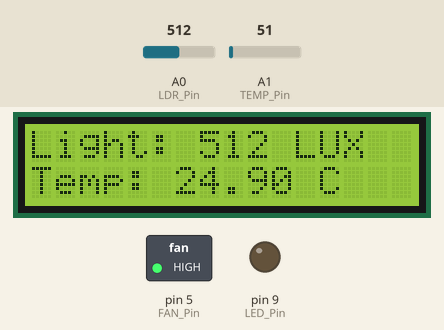
Simulated run of this sketch. Board: Arduino Uno, built with avr-gcc and run on an emulated ATmega328P. Shown: 16×2 character LCD, switched loads named in the sketch (green lamp = pin HIGH), output pins drawn as LEDs (lit = HIGH). The test bench sets the inputs (shaded band); at power-on: A1 (TEMP_Pin) = 51, A0 (LDR_Pin) = 512.

Above: at 1.2 s.
1.3 s: A1 (TEMP_Pin) set to 46
At 3.3 s:
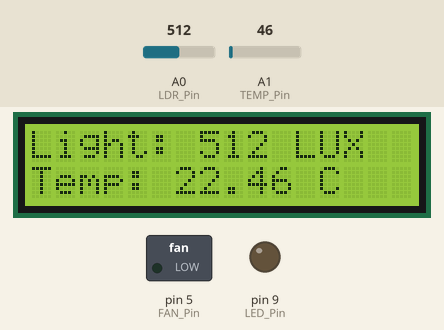
3.6 s: A0 (LDR_Pin) set to 487
At 4.8 s:
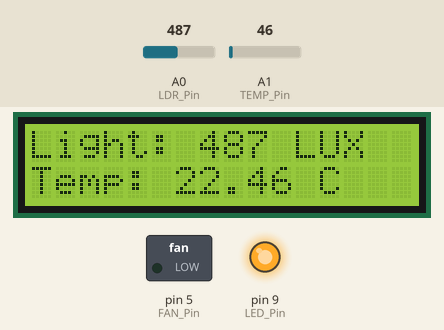
5.7 s: A1 (TEMP_Pin) set to 22
At 7.3 s:
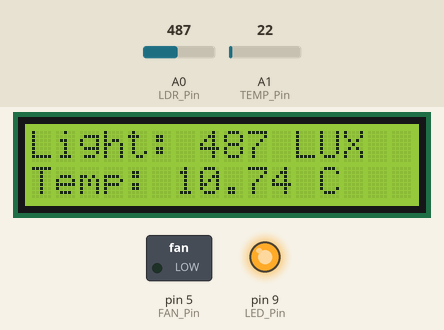
7.7 s: A1 (TEMP_Pin) set to 18
At 9.5 s:
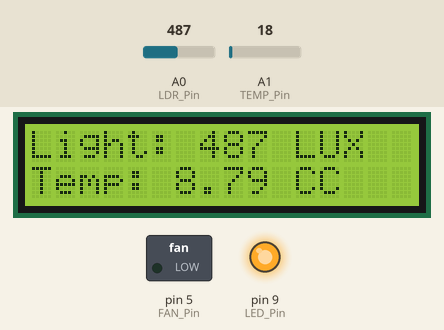
9.8 s: A0 (LDR_Pin) set to 14
At 10.8 s:
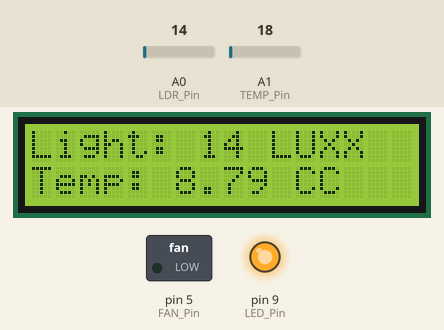
11.8 s: A1 (TEMP_Pin) set to 61
At 13.2 s:
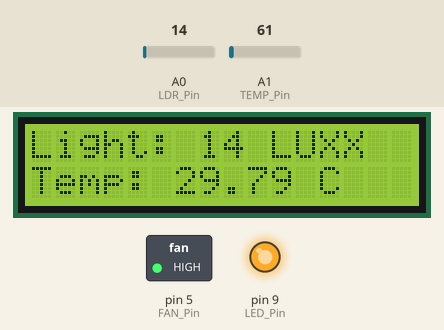
Timing chart, 0 to 14.8 s (numbered marks = the images above; inputs shaded):
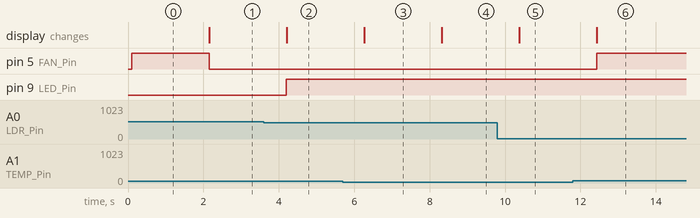

Measured:
- the behaviour switches between 50 and 49 on A1 (TEMP_Pin) (found by bisection; images 0 and 1)
- the behaviour switches between 501 and 500 on A0 (LDR_Pin) (found by bisection; images 1 and 2)
- the behaviour switches between 21 and 20 on A1 (TEMP_Pin) (found by bisection; images 3 and 4)
- after the input at 1.3 s, pin 5 (FAN_Pin): HIGH → LOW after 0.85 s; the display: changes after 0.85 s (image 1)
- after the input at 3.6 s, pin 9 (LED_Pin): LOW → HIGH after 0.60 s; the display: changes after 0.61 s (image 2)
- after the input at 5.7 s, the display: changes after 0.57 s (image 3)
- after the input at 7.7 s, the display: changes after 0.63 s (image 4)
- after the input at 9.8 s, the display: changes after 0.58 s (image 5)
- after the input at 11.8 s, pin 5 (FAN_Pin): LOW → HIGH after 0.64 s; the display: changes after 0.64 s (image 6)

The sketch:

Smart_Home_Control.ino
```cpp
#include <LiquidCrystal_I2C.h>

LiquidCrystal_I2C lcd(0x27, 16, 2);

const int LED_Pin = 9;
const int LDR_Pin = A0;
const int TEMP_Pin = A1;
const int FAN_Pin = 5;
int lightThreshold = 500;
int tempThreshold = 24;

void setup()
{
  pinMode(LED_Pin, OUTPUT);
  pinMode(LDR_Pin, INPUT);
  pinMode(TEMP_Pin, INPUT);
  pinMode(FAN_Pin, OUTPUT);

  lcd.init();
  lcd.clear();
  lcd.backlight();
}

void loop()
{
  int LDR_Value = analogRead(LDR_Pin);
  lcd.setCursor(0,0);
  lcd.print("Light: ");
  lcd.setCursor(7, 0);
  lcd.print(LDR_Value);
  lcd.print(" LUX");
  if (LDR_Value <= lightThreshold) {
    digitalWrite(LED_Pin, HIGH);
  } else {
    digitalWrite(LED_Pin, LOW);
  }

  int tempVal = analogRead(TEMP_Pin);
  float temperature = (tempVal * 0.48828125);

  lcd.setCursor(0,1);
  lcd.print("Temp: ");
  lcd.setCursor(6, 1);
  lcd.print(temperature);
  lcd.print(" C");

  if (temperature >= tempThreshold) {
    digitalWrite(FAN_Pin, HIGH);
  } else {
    digitalWrite(FAN_Pin, LOW);
  }

  delay(1000);
}
```
